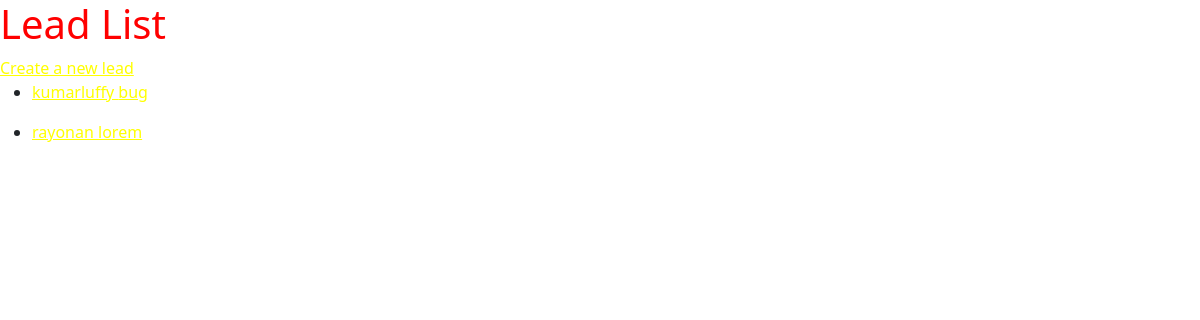
The page /leads/list/ on the database as committed earlier.
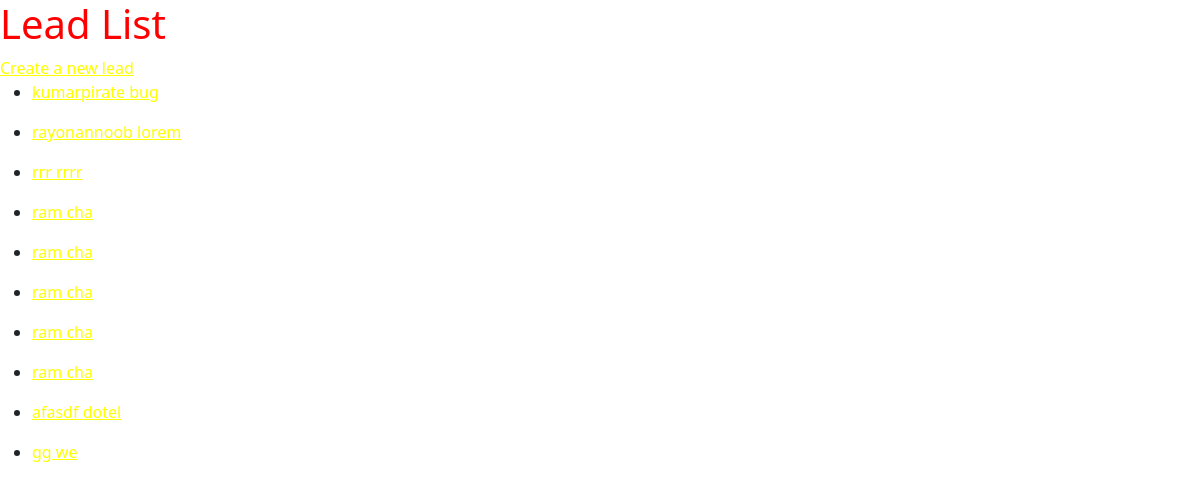
The same page on the database as committed later.
### leads/models.py (models this page shows, shortened)
class Lead(models.Model):
    first_name = models.CharField(max_length=50)
    last_name = models.CharField(max_length=50)
    age = models.IntegerField(default=0)
    agent = models.ForeignKey(Agent, on_delete=models.CASCADE)

### leads/views.py (the view)
# urls.py: path('list/', views.LeadListView.as_view(), name="lead-list"),
class LeadListView(ListView):
    template_name = "leads/lead_list.html"
    queryset = leads = Lead.objects.all()

### leads/templates/leads/lead_list.html
{% extends 'base.html' %}
{% load static %}
{% block css %}
<link rel="stylesheet" href="{% static 'leads/css/style.css' %}">
{% endblock css %}
{% block content %}
<h1>Lead List</h1>
<a href="{% url 'leads:lead-create' %}">Create a new lead</a>
{% for lead in object_list %}
<ul>
  <li>
      <a href="{% url 'leads:lead-detail' lead.pk %}">{{lead.first_name}} {{lead.last_name}}</a>
  </li>
</ul>
{% endfor %}
{% endblock content %}

### templates/base.html (shortened to what this page needs)
{% load static %}
<!doctype html>
<html lang="en">
  <head>
    <link href="https://cdn.jsdelivr.net/npm/bootstrap@5.1.3/dist/css/bootstrap.min.css" rel="stylesheet">
    <link rel="stylesheet" href="{% static 'css/style.css' %}">
    {% block css %}{% endblock css %}
  </head>
  <body>
    {% block content %}{% endblock content %}
  </body>
</html>

### static/css/style.css (style rules this page uses)
a { color: yellow !important; }
h1 { color: red !important; }

Rows that differ between the two databases and show on the page:
changed Lead "bug": first_name "kumarluffy" → "kumarpirate"
changed Lead "lorem": first_name "rayonan" → "rayonannoob"
added Lead: first_name "rrr", last_name "rrrr"
added Lead: first_name "ram", last_name "cha"
added Lead: first_name "ram", last_name "cha"
added Lead: first_name "ram", last_name "cha"
added Lead: first_name "ram", last_name "cha"
added Lead: first_name "ram", last_name "cha"
added Lead: first_name "afasdf", last_name "dotel"
added Lead: first_name "gg", last_name "we"
